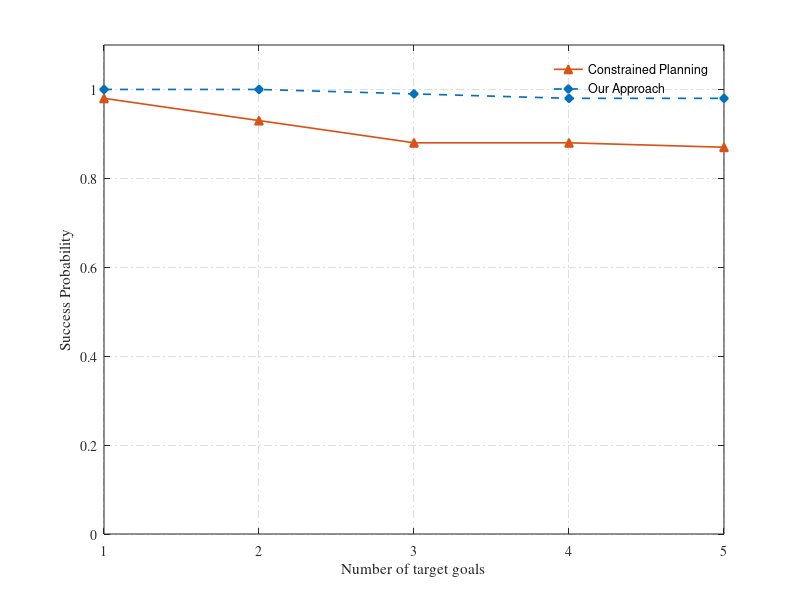

This chart was generated by the following MATLAB code:
figure,
layer1_success = [0.98,0.93,0.88,0.88,0.87];
layer2_success = [1,1,0.99,0.98,0.98];
k=[1,2,3,4,5];
plot(k,layer1_success,'-^','linewidth',1.2,'Color',[0.8500 0.3250 0.0980],'MarkerFaceColor',[0.8500 0.3250 0.0980],'MarkerEdgeColor',[0.8500 0.3250 0.0980])
hold on
plot(k,layer2_success,'--d','linewidth',1.2,'Color',[0 0.4470 0.7410],'MarkerFaceColor',[0 0.4470 0.7410],'MarkerEdgeColor',[0 0.4470 0.7410])

hlegend = legend('Constrained Planning','Our Approach');
h = xlabel({'Number of target goals'},'Fontname', 'Times New Roman');
% xlabel({'|TG|'},'Fontname', 'Times New Roman','Interpreter', 'latex');
ylabel('Success Probability','Fontname', 'Times New Roman');
set(hlegend,'box','off')
grid on
axis([1, 5, 0, 1.1])
set(gca,'gridLineStyle', '-.');
set(gca,'fontname','Times');
xlim = get(gca,'XLim');
ylim = get(gca,'YLim');
% set(h,'Position',[xlim(2)+(xlim(2)+xlim(1))*0.2,ylim(1)])
% title('Success rate with the increase of $TG$','Interpreter', 'latex');